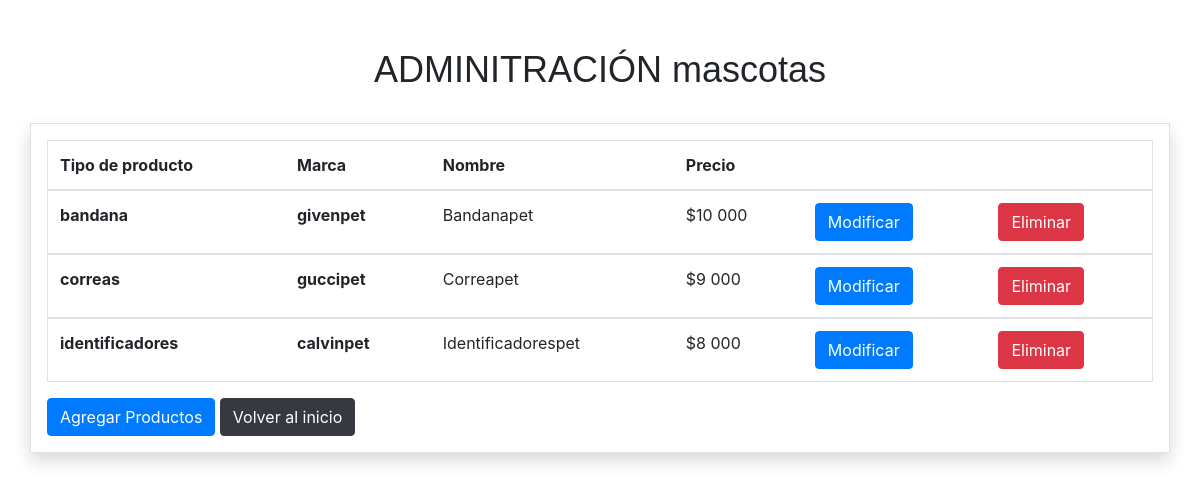
/productos/administracion, run on the app's committed database.
### productos/models.py (models this page shows, shortened)
class Producto(models.Model):
    tipo_producto = models.ForeignKey(Tipo_producto, on_delete=models.CASCADE)
    nombre = models.CharField(max_length=100,default='')
    precio = models.IntegerField(default=0)
    precio_costo = models.IntegerField(default=0)
    marca = models.ForeignKey(Marca, on_delete=models.CASCADE)
    descripcion= models.CharField(max_length=600,default='')
    imagen = models.ImageField(upload_to="porductos", null= True)

class Tipo_producto(models.Model):
    nombre = models.CharField(max_length=100,default='')
    def __str__(self):
        return self.nombre

class Marca(models.Model):
    nombre = models.CharField(max_length=100)
    def __str__(self):
        return self.nombre

### productos/views.py (the view)
# urls.py: path('administracion',views.administracion,name='administracion'),
def administracion(request):
    listado_clientes =Producto.objects.all()
    clientes ={'listado_clientes':listado_clientes }
    return render(request, 'productos/administracion.html',clientes)

### productos/context_processor.py (called while the page is built)
def total_venta(request):
    total = 0
    if request.user.is_authenticated:
        if "carrito" in request.session.keys():
            for key, value in request.session["carrito"].items():
                total += int(value["subtotal"])
    return{"total_venta": total}

### productos/templates/productos/administracion.html (shortened to what this page needs)
<!doctype html>
<html lang="en">
  <head>
    {% load static %}
    <link rel="stylesheet" type="text/css" href="{% static 'productos/css/bootstrap.min.css'%}">
  </head>
  <body>
    <h3 style="margin-top: 3rem; text-align: center; font-size: 36px;font-family:Impact, Haettenschweiler, 'Arial Narrow Bold', sans-serif ;" >ADMINITRACIÓN mascotas</h3>
    <div class="container border shadow p-3 mb-5" style="margin-top:2rem;">
        <table class="table table-hover table-responsive-sm border">
            <thead>
              <tr>
                <th scope="col">Tipo de producto</th>
                <th scope="col">Marca</th>
                <th scope="col">Nombre</th>
                <th scope="col">Precio</th>
                <th></th>
                <th></th>
              </tr>
            </thead>
            <tbody>
    {%load humanize%}
            {%for p in listado_clientes %}
              <tr>
                <th scope="row">{{p.tipo_producto}}</th>
                <th scope="row">{{p.marca}}</th>
                <td>{{p.nombre}}</td>
                <td>${{p.precio|intcomma}}</td>
                <td><a href="{%url 'productos:modificar' p.id %}" type="button" class="btn btn-primary">Modificar</a></td>
                <td><a href="{%url 'productos:eliminar' p.id %}"type="button"  class="btn btn-danger">Eliminar</a></td>
              </tr>
            </tbody>
            {%endfor%}
          </table>
          <a href="{%url 'productos:agregar_producto'%}"type="button" class="btn btn-primary">Agregar Productos</a>
          <a href="{%url 'productos:index'%}"type="button" class="btn btn-dark">Volver al inicio</a>
    </div>
  </body>
</html>

### data on the page
Producto: tipo_producto "bandana", marca "givenpet", nombre "Bandanapet", precio "10 000"
Producto: tipo_producto "correas", marca "guccipet", nombre "Correapet", precio "9 000"
Producto: tipo_producto "identificadores", marca "calvinpet", nombre "Identificadorespet", precio "8 000"
